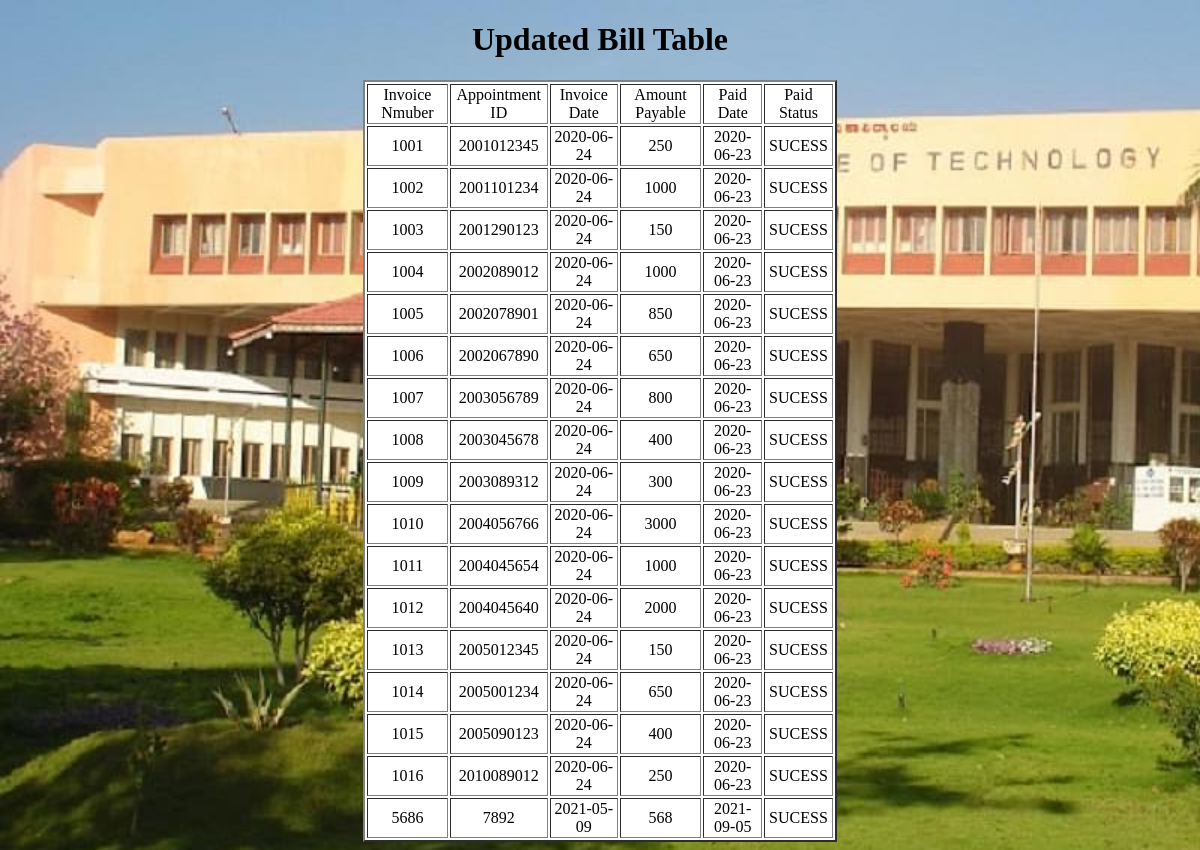
The page /bill_details.php on the database its author committed.
### tables this page shows
CREATE TABLE `bill` (
  `INV_NUM` bigint(20) NOT NULL,
  `APP_ID` bigint(20) DEFAULT NULL,
  `INV_DATE` date DEFAULT NULL,
  `AMT_PAYABLE` bigint(7) DEFAULT NULL,
  `PAID_DATE` date DEFAULT NULL,
  `PAID_STATUS` varchar(10) DEFAULT NULL
);

### bill_details.php (the view, shortened to what this page needs)
<!DOCTYPE html>
<html>
    <head>
    </head>
    <body>
        <div align="center">
            <h1>Updated Bill Table  </h1>
             <table border="2" style="width:40%; float:center; background-color:#FFFFFF";>
            <tr>
                <td align="center">Invoice Nmuber</td>
                <td align="center">Appointment ID</td>
                <td align="center">Invoice Date</td>
                <td align="center">Amount Payable</td>
                <td align="center">Paid Date</td>
                <td align="center">Paid Status</td>
            </tr>
                <?php
			$db = mysqli_connect("localhost","root","","mydatabase");
			$query = mysqli_query($db,"SELECT * FROM BILL; ");
			while ($row = mysqli_fetch_assoc($query))
			{
				echo "<tr>";
				echo '<td align="center">'.$row['INV_NUM']."</td>";
				echo '<td align="center">'.$row['APP_ID']."</td>";
				echo '<td align="center">'.$row['INV_DATE']."</td>";
                echo '<td align="center">'.$row['AMT_PAYABLE']."</td>";
                echo '<td align="center">'.$row['PAID_DATE']."</td>";
                echo '<td align="center">'.$row['PAID_STATUS']."</td>";
                echo "</tr>";
			}
		?>
            </table>
            </div>
    </body>
</html>

### bill_details.php (style rules this page uses)
body { background-image: url(images/1486213969B1.jpg) ,url(images/download.png ) ; background-repeat: no-repeat; background-size: 1500px 900px; background-blend-mode:lighten; opacity: 1; }

### rows shown on the page
bill: INV_NUM "1001", APP_ID "2001012345", INV_DATE "2020-06-24", AMT_PAYABLE "250", PAID_DATE "2020-06-23", PAID_STATUS "SUCESS"
bill: INV_NUM "1002", APP_ID "2001101234", INV_DATE "2020-06-24", AMT_PAYABLE "1000", PAID_DATE "2020-06-23", PAID_STATUS "SUCESS"
bill: INV_NUM "1003", APP_ID "2001290123", INV_DATE "2020-06-24", AMT_PAYABLE "150", PAID_DATE "2020-06-23", PAID_STATUS "SUCESS"
bill: INV_NUM "1004", APP_ID "2002089012", INV_DATE "2020-06-24", AMT_PAYABLE "1000", PAID_DATE "2020-06-23", PAID_STATUS "SUCESS"
bill: INV_NUM "1005", APP_ID "2002078901", INV_DATE "2020-06-24", AMT_PAYABLE "850", PAID_DATE "2020-06-23", PAID_STATUS "SUCESS"
bill: INV_NUM "1006", APP_ID "2002067890", INV_DATE "2020-06-24", AMT_PAYABLE "650", PAID_DATE "2020-06-23", PAID_STATUS "SUCESS"
bill: INV_NUM "1007", APP_ID "2003056789", INV_DATE "2020-06-24", AMT_PAYABLE "800", PAID_DATE "2020-06-23", PAID_STATUS "SUCESS"
bill: INV_NUM "1008", APP_ID "2003045678", INV_DATE "2020-06-24", AMT_PAYABLE "400", PAID_DATE "2020-06-23", PAID_STATUS "SUCESS"
bill: INV_NUM "1009", APP_ID "2003089312", INV_DATE "2020-06-24", AMT_PAYABLE "300", PAID_DATE "2020-06-23", PAID_STATUS "SUCESS"
bill: INV_NUM "1010", APP_ID "2004056766", INV_DATE "2020-06-24", AMT_PAYABLE "3000", PAID_DATE "2020-06-23", PAID_STATUS "SUCESS"
bill: INV_NUM "1011", APP_ID "2004045654", INV_DATE "2020-06-24", AMT_PAYABLE "1000", PAID_DATE "2020-06-23", PAID_STATUS "SUCESS"
bill: INV_NUM "1012", APP_ID "2004045640", INV_DATE "2020-06-24", AMT_PAYABLE "2000", PAID_DATE "2020-06-23", PAID_STATUS "SUCESS"
bill: INV_NUM "1013", APP_ID "2005012345", INV_DATE "2020-06-24", AMT_PAYABLE "150", PAID_DATE "2020-06-23", PAID_STATUS "SUCESS"
bill: INV_NUM "1014", APP_ID "2005001234", INV_DATE "2020-06-24", AMT_PAYABLE "650", PAID_DATE "2020-06-23", PAID_STATUS "SUCESS"
bill: INV_NUM "1015", APP_ID "2005090123", INV_DATE "2020-06-24", AMT_PAYABLE "400", PAID_DATE "2020-06-23", PAID_STATUS "SUCESS"
bill: INV_NUM "1016", APP_ID "2010089012", INV_DATE "2020-06-24", AMT_PAYABLE "250", PAID_DATE "2020-06-23", PAID_STATUS "SUCESS"
bill: INV_NUM "5686", APP_ID "7892", INV_DATE "2021-05-09", AMT_PAYABLE "568", PAID_DATE "2021-09-05", PAID_STATUS "SUCESS"
